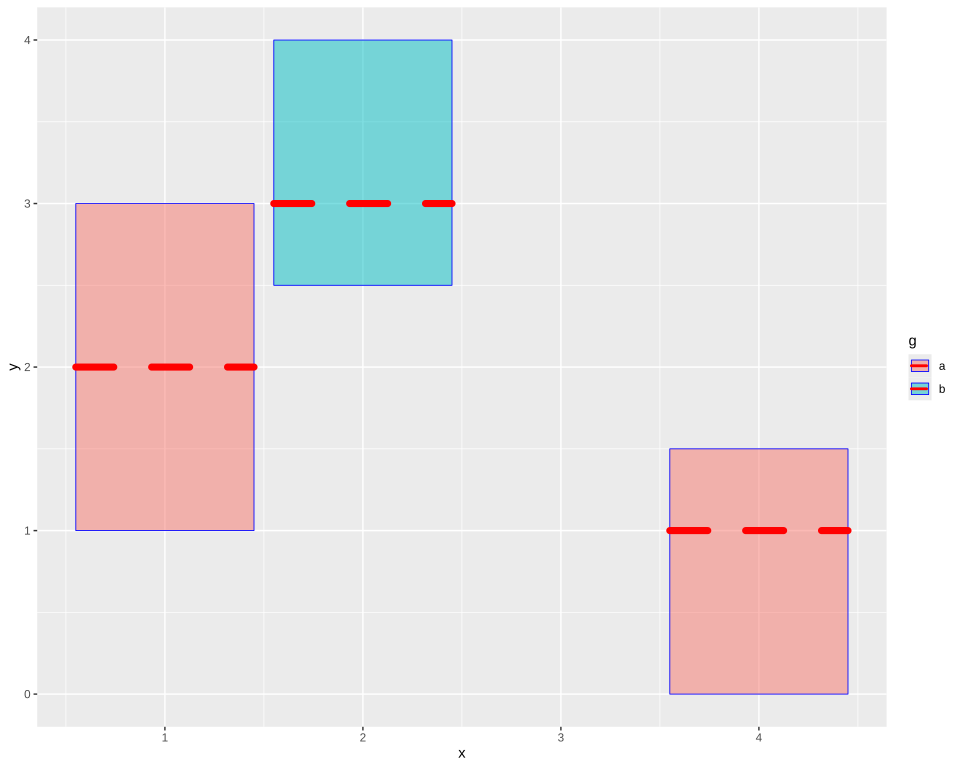

The script that drew this image:
# The plot test/golden/crossbar_looks.svg draws, drawn by ggplot2 itself, as ggplot2's own visual tests
# draw their snapshots: the independent check on that golden whenever it changes. The suite never
# runs this; it needs R, ggplot2 and vdiffr, saved as the Docker image giggly-r:ggplot2-4.0.3. From
# the repository's root:
#
#   docker run --rm -v "$PWD/test/golden":/golden:ro giggly-r:ggplot2-4.0.3 \
#     Rscript /golden/crossbar_looks.R > crossbar_looks.ggplot2.svg
#
# and compare the two drawings element by element, as test/golden/point.R does.
#
# Crossbars filled by a mapped fill at half its alpha, their lines across and borders each given
# a look of their own, ended and joined round, 0.9 of a continuous axis's closest spacing wide.
# First checked with ggplot2 4.0.3 and vdiffr 1.0.9: every element and clip path matches, the x
# axis drawn before the y as in test/golden/point.R.

library(ggplot2)

spaced <- data.frame(x = c(1, 2, 4), y = c(2, 3, 1), lo = c(1, 2.5, 0), hi = c(3, 4, 1.5),
  g = c("a", "b", "a"))

plot <- ggplot(spaced, aes(x, y, ymin = lo, ymax = hi, fill = g)) +
  geom_crossbar(alpha = 0.5, linewidth = 1, middle.colour = "red", middle.linetype = "dashed",
    box.colour = "blue", box.linewidth = 0.3, lineend = "round", linejoin = "round") +
  theme_gray()

file <- tempfile(fileext = ".svg")
vdiffr::write_svg(plot, file)
cat(readLines(file), sep = "\n")
